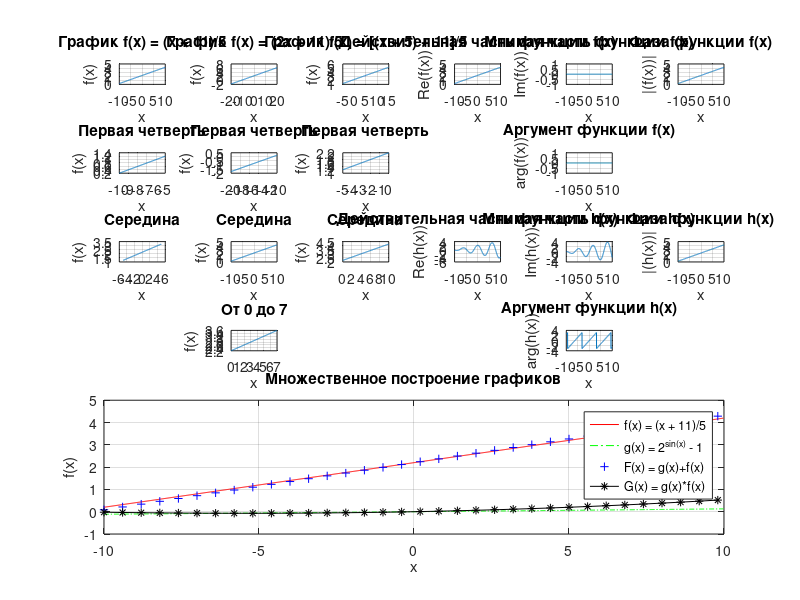
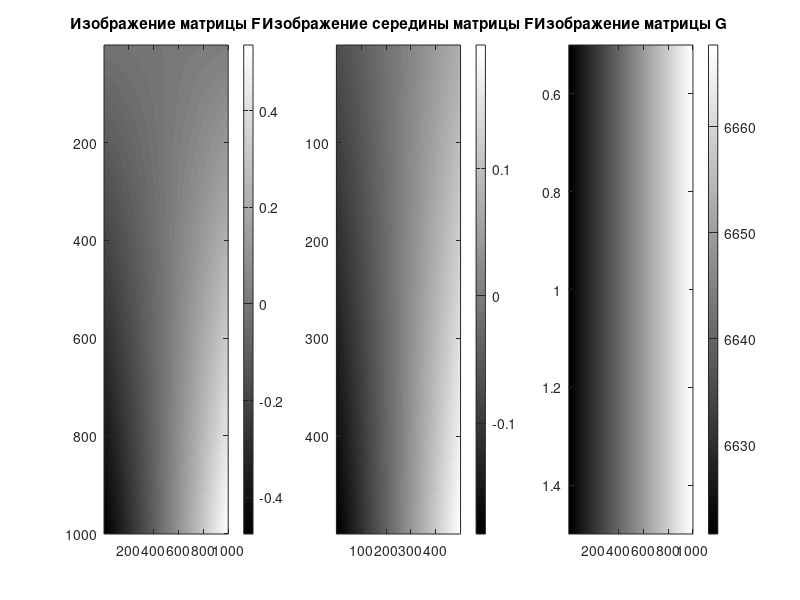
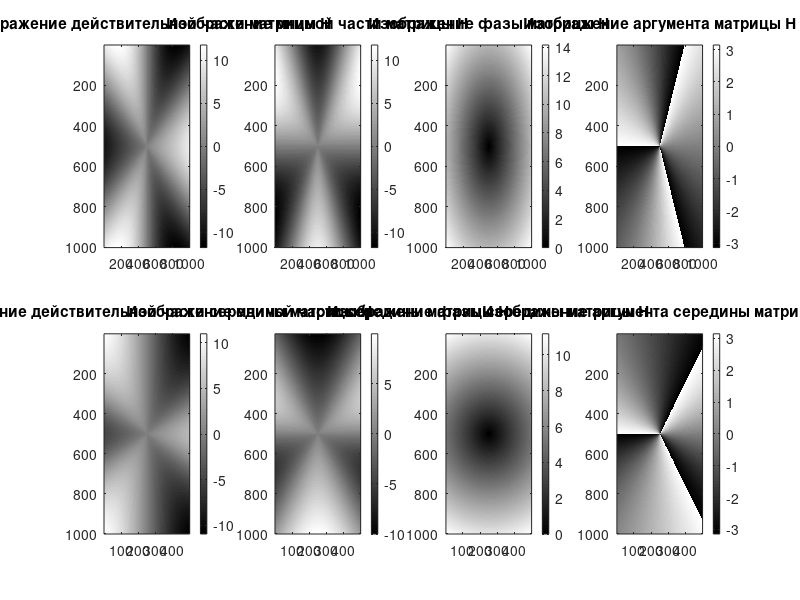

Here is the MATLAB script that generated these plots, in order:
##Оптическая информатика
##Лабораторная работа №1
##Выполнил: Лазарев Кирилл
##Группа: 6202-030301D
##Вариант: 16

LEFT_SIDE = -10;
RIGHT_SIDE = 10;
POINTS = 1000;
M = -3;

step = (RIGHT_SIDE - LEFT_SIDE) / POINTS;

#Первая часть задания (Построение графиков)
subplot(6, 6, 1)
xVector = LEFT_SIDE:step:(RIGHT_SIDE - step);
fVector = (xVector + 11) / 5;
plot(xVector, fVector);
grid on;
title("График f(x) = (x + 11)/5");
xlabel("x");
ylabel("f(x)");

subplot(6, 6, 2)
xVector2 = 2 * xVector;
fVector2 = (xVector2 + 11) / 5;
plot(xVector2, fVector2);
grid on;
title("График f(x) = (2x + 11)/5");
xlabel("x");
ylabel("f(x)");

subplot(6, 6, 3)
xVector3 = xVector + 5;
fVector3 = (xVector3 + 11) / 5;
plot(xVector3, fVector3);
grid on;
title("График f(x) = [(x + 5) + 11]/5");
xlabel("x");
ylabel("f(x)");

#Вторая часть задания (Выделение первой четверти из графиков)
subplot(6, 6, 7);
xVector_ = xVector(1:end/4);
fVector_ = fVector(1:end/4);
plot(xVector_, fVector_);
grid on;
title("Первая четверть");
xlabel("x");
ylabel("f(x)");

subplot(6, 6, 8)
xVector2_ = xVector2(1:end/4);
fVector2_ = fVector2(1:end/4);
plot(xVector2_, fVector2_);
grid on;
title("Первая четверть");
xlabel("x");
ylabel("f(x)");

subplot(6, 6, 9);
xVector3_ = xVector3(1:end/4);
fVector3_ = fVector3(1:end/4);
plot(xVector3_, fVector3_);
grid on;
title("Первая четверть");
xlabel("x");
ylabel("f(x)");

#Третья часть задания (Выделение середины из графиков)
thirdPart = POINTS - (POINTS / 2)

subplot(6, 6, 13);
xVector__ = xVector;
xVector__(1:end/4) = [];
xVector__(thirdPart:end) = [];
fVector__ = fVector;
fVector__(1:end/4) = [];
fVector__(thirdPart:end) = [];
plot(xVector__, fVector__);
grid on;
title("Середина");
xlabel("x");
ylabel("f(x)");

subplot(6, 6, 14)
xVector2__ = xVector2;
xVector2__(1:end/4) = [];
xVector2__(thirdPart:end) = [];
fVector2__ = fVector2;
fVector2__(1:end/4) = [];
fVector2__(thirdPart:end) = [];
plot(xVector2__, fVector2__);
grid on;
title("Середина");
xlabel("x");
ylabel("f(x)");

subplot(6, 6, 15);
xVector3__ = xVector3;
xVector3__(1:end/4) = [];
xVector3__(thirdPart:end) = [];
fVector3__ = fVector3;
fVector3__(1:end/4) = [];
fVector3__(thirdPart:end) = [];
plot(xVector3__, fVector3__);
grid on;
title("Середина");
xlabel("x");
ylabel("f(x)");

#Четвертая часть задания (Построение графиков от 0 до 7)
domain = xVector > 0.0 & xVector < 7.0;

subplot(6, 6, 20);
plot(xVector(domain), fVector(domain));
grid on;
title("От 0 до 7");
xlabel("x");
ylabel("f(x)");

#Пятая часть задания (Множественное построение графиков))
powerG = xVector * pi();
powerG = powerG / 180;
powerG = sin(powerG);
gVector = 2 .^ powerG - 1;

summFG = fVector + gVector;
timesFG = fVector .* gVector;

hold on;
subplot(6, 6, [25:30, 31:36]);
plot(xVector, fVector, "-r;f(x) = (x + 11)/5;",
      xVector, gVector, "-.g;g(x) = 2^{sin{(x)}} - 1;",
      xVector(1:30:end), summFG(1:30:end), "+b;F(x) = g(x)+f(x);",
      xVector(1:30:end), timesFG(1:30:end), "-*k;G(x) = g(x)*f(x);");
grid on;
title("Множественное построение графиков");
xlabel("x");
ylabel("f(x)");

#Шестая часть задания (Действительная, мнимая части, амплитуда и фаза функции f(x))
subplot(6, 6, 4);
reFVector = real(fVector);
plot(xVector, reFVector);
grid on;
title("Действительная часть функции f(x)");
xlabel("x");
ylabel("Re(f(x))");

subplot(6, 6, 5);
imFVector = imag(fVector);
plot(xVector, imFVector);
grid on;
title("Мнимая часть функции f(x)");
xlabel("x");
ylabel("Im(f(x))");

subplot(6, 6, 6);
absFVector = abs(fVector);
plot(xVector, absFVector);
grid on;
title("Фаза функции f(x)");
xlabel("x");
ylabel("|(f(x))|");

subplot(6, 6, 11);
argFVector = arg(fVector);
plot(xVector, argFVector);
grid on;
title("Аргумент функции f(x)");
xlabel("x");
ylabel("arg(f(x))");

#Шестая часть задания (Действительная, мнимая части, амплитуда и фаза функции h(x))
hVector = fVector .* exp(1i * xVector);

subplot(6, 6, 16);
reHVector = real(hVector);
plot(xVector, reHVector);
grid on;
title("Действительная часть функции h(x)");
xlabel("x");
ylabel("Re(h(x))");

subplot(6, 6, 17);
imHVector = imag(hVector);
plot(xVector, imHVector);
grid on;
title("Мнимая часть функции h(x)");
xlabel("x");
ylabel("Im(h(x))");

subplot(6, 6, 18);
absHVector = abs(hVector);
plot(xVector, absHVector);
grid on;
title("Фаза функции h(x)");
xlabel("x");
ylabel("|(h(x))|");

subplot(6, 6, 23);
argHVector = arg(hVector);
plot(xVector, argHVector);
grid on;
title("Аргумент функции h(x)");
xlabel("x");
ylabel("arg(h(x))");

#Седьмая часть задания (Построение матрицы F)
FLines = gVector;
FColumns = transpose(fVector);
FMatrix = FColumns * FLines;

matrixesImage = figure(2);

subplot(1, 3, 1);
imagesc(FMatrix);
colormap gray;
colorbar;
title("Изображение матрицы F");

#Восьмая часть задания (Построение середины матрицы F)
halfXMatrixVector = xVector;
halfXMatrixVector(1:end/4) = [];
halfXMatrixVector(thirdPart:end) = [];

halfFMatrixVector = fVector;
halfFMatrixVector(1:end/4) = [];
halfFMatrixVector(thirdPart:end) = [];

halfGMatrixVector = gVector;
halfGMatrixVector(1:end/4) = [];
halfGMatrixVector(thirdPart:end) = [];

halfFLines = halfGMatrixVector;
halfFColumns = transpose(halfFMatrixVector);
halfFMatrix = halfFColumns * halfFLines;

subplot(1, 3, 2);
imagesc(halfFMatrix);
colormap gray;
colorbar;
title("Изображение середины матрицы F");

#Девятая часть задания (Построение матрицы G)
yVector = xVector;

[XMatrix, YMatrix] = meshgrid(xVector, yVector);

GMatrix = fVector * YMatrix + gVector * XMatrix;
subplot(1, 3, 3);
imagesc(GMatrix);
colormap gray;
colorbar;
title("Изображение матрицы G");

#Десятая часть задания (Построение матриц R и Phi)
RMatrix = sqrt(XMatrix .^ 2 + YMatrix .^2);
PhiMatrix = atan2(YMatrix, XMatrix);

#Одиннадцатая часть задания (Множественное построение матрицы H)
HMatrix = RMatrix .* exp(1i * M * PhiMatrix);
matrixHImages = figure(3);

subplot(2, 4, 1);
reHMatrix = real(HMatrix);
imagesc(reHMatrix);
colormap gray;
colorbar;
title("Изображение действительной части матрицы H");

subplot(2, 4, 2);
imHMatrix = imag(HMatrix);
imagesc(imHMatrix);
colormap gray;
colorbar;
title("Изображение мнимой части матрицы H");

subplot(2, 4, 3);
absHMatrix = abs(HMatrix);
imagesc(absHMatrix);
colormap gray;
colorbar;
title("Изображение фазы матрицы H");

subplot(2, 4, 4);
argHMatrix = arg(HMatrix);
imagesc(argHMatrix);
colormap gray;
colorbar;
title("Изображение аргумента матрицы H");

#Двенадцатая часть задания (Множественное построение середины матрицы H)
halfXVector = xVector;
halfXVector(1:end/4) = [];
halfXVector(thirdPart:end) = [];
halfYVector = xVector;
[halfXMatrix, halfYMatrix] = meshgrid(halfXVector, halfYVector);
halfRMatrix = sqrt(halfXMatrix .^ 2 + halfYMatrix .^2);
halfPhiMatrix = atan2(halfYMatrix, halfXMatrix);
halfHMatrix = halfRMatrix .* exp(1i * M * halfPhiMatrix);

subplot(2, 4, 5);
halfReHMatrix = real(halfHMatrix);
imagesc(halfReHMatrix);
colormap gray;
colorbar;
title("Изображение действительной части середины матрицы H");

subplot(2, 4, 6);
halfImHMatrix = imag(halfHMatrix);
imagesc(halfImHMatrix);
colormap gray;
colorbar;
title("Изображение мнимой части середины матрицы H");

subplot(2, 4, 7);
halfAbsHMatrix = abs(halfHMatrix);
imagesc(halfAbsHMatrix);
colormap gray;
colorbar;
title("Изображение фазы середины матрицы H");

subplot(2, 4, 8);
halfArgHMatrix = arg(halfHMatrix);
imagesc(halfArgHMatrix);
colormap gray;
colorbar;
title("Изображение аргумента середины матрицы H");
